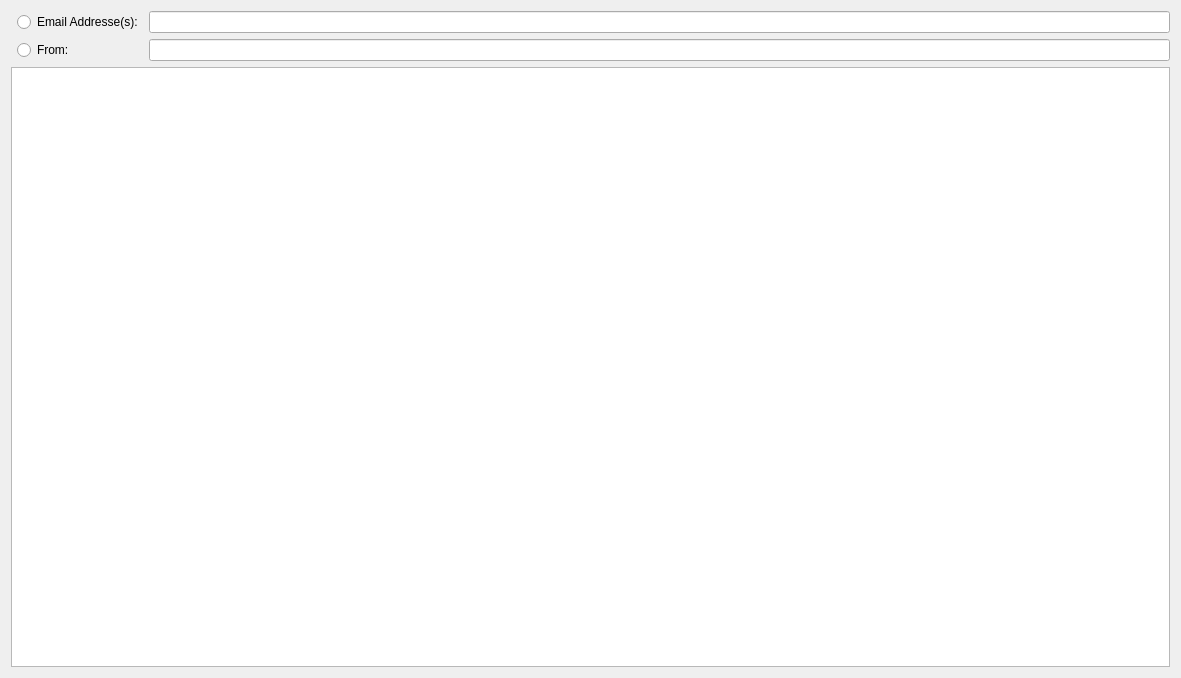
<?xml version="1.0" encoding="UTF-8"?>
<ui version="4.0">
 <class>CEmailView</class>
 <widget class="QWidget" name="CEmailView">
  <property name="geometry">
   <rect>
    <x>0</x>
    <y>0</y>
    <width>1181</width>
    <height>678</height>
   </rect>
  </property>
  <property name="windowTitle">
   <string>Dialog</string>
  </property>
  <layout class="QGridLayout" name="gridLayout">
   <item row="0" column="2">
    <widget class="QLineEdit" name="emailAddresses">
     <property name="readOnly">
      <bool>true</bool>
     </property>
    </widget>
   </item>
   <item row="2" column="0" colspan="3">
    <widget class="QTreeView" name="groupedEmails">
     <property name="editTriggers">
      <set>QAbstractItemView::NoEditTriggers</set>
     </property>
     <property name="selectionMode">
      <enum>QAbstractItemView::ExtendedSelection</enum>
     </property>
     <property name="uniformRowHeights">
      <bool>true</bool>
     </property>
     <property name="sortingEnabled">
      <bool>true</bool>
     </property>
    </widget>
   </item>
   <item row="0" column="1">
    <widget class="QRadioButton" name="byEmailAddress">
     <property name="text">
      <string>Email Addresse(s):</string>
     </property>
    </widget>
   </item>
   <item row="1" column="1">
    <widget class="QRadioButton" name="byFromNames">
     <property name="text">
      <string>From:</string>
     </property>
    </widget>
   </item>
   <item row="1" column="2">
    <widget class="QLineEdit" name="fromNames"/>
   </item>
  </layout>
 </widget>
 <resources/>
 <connections/>
</ui>
